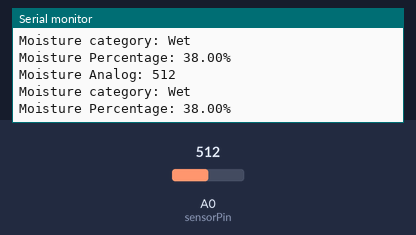
Recording of a sketch running on a simulated Arduino Uno, built with avr-gcc and run on an emulated ATmega328P. Shown: the last lines printed to the serial monitor. Inputs (shaded band) come from the test bench; at power-on: A0 (sensorPin) = 512.

Above: at 1.8 s.
1.9 s: A0 (sensorPin) set to 716
At 2.4 s:
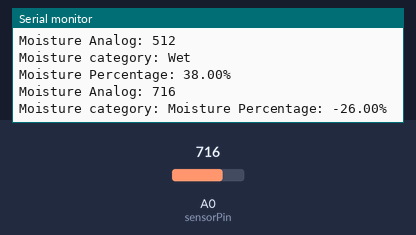
4.5 s: A0 (sensorPin) set to 900
At 5.5 s:
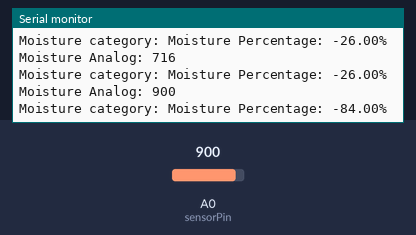
Timing chart, 0 to 7.5 s (numbered marks = the images above; inputs shaded):
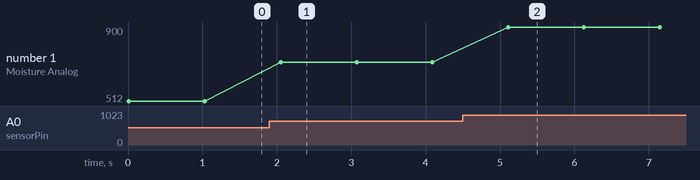

Measured:
- after the input at 1.9 s, the serial monitor: prints a new line after 0.15 s (image 1)
- after the input at 4.5 s, the serial monitor: prints a new line after 0.61 s (image 2)
- plotted number 1: 512 → 716 after the input at 1.9 s, 716 → 900 after the input at 4.5 s

The sketch:

soil_moisture_sensor.ino
```cpp
#define sensorPin A0


const int dryValue = 634;
const int wetValue = 321;
int intervals = (dryValue - wetValue)/3;

void setup() {
  Serial.begin(9600);
}

void loop() {
  float moisture_percent;
  int moisture = readSensor();


  moisture_percent = map(moisture, 634, 321, 0, 100);
  Serial.print("Moisture Analog: ");
  Serial.println(moisture);
  Serial.print("Moisture category: ");

  if(moisture > wetValue && moisture < (wetValue + intervals))
  {
    Serial.print("very wet\n");
  }
  else if(moisture > (wetValue + intervals) && moisture < (dryValue - intervals))
  {
    Serial.print("Wet\n");
  }
  else if(moisture < dryValue && moisture > (dryValue - intervals))
  {
    Serial.print("Dry\n");
  }
  Serial.print("Moisture Percentage: ");
  Serial.print(moisture_percent);
  Serial.println("%\n\n");
  delay(1000);

}

int readSensor() {
  delay(10);
  // read analog value from sensor
  int val = analogRead(sensorPin);
  return val;
}
```
